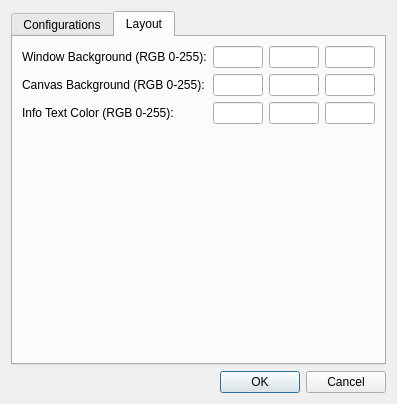
<?xml version="1.0" encoding="UTF-8"?>
<ui version="4.0">
 <class>SettingsDialogClass</class>
 <widget class="QDialog" name="SettingsDialogClass">
  <property name="geometry">
   <rect>
    <x>0</x>
    <y>0</y>
    <width>381</width>
    <height>400</height>
   </rect>
  </property>
  <property name="windowTitle">
   <string>Settings Dialog</string>
  </property>
  <layout class="QVBoxLayout" name="_15">
   <property name="sizeConstraint">
    <enum>QLayout::SetFixedSize</enum>
   </property>
   <item>
    <widget class="QTabWidget" name="tabWidget">
     <property name="currentIndex">
      <number>1</number>
     </property>
     <widget class="QWidget" name="widget">
      <attribute name="title">
       <string>Configurations</string>
      </attribute>
      <layout class="QVBoxLayout" name="_3">
       <item>
        <layout class="QHBoxLayout" name="_4">
         <item>
          <layout class="QVBoxLayout" name="_5">
           <item>
            <widget class="QLabel" name="label">
             <property name="text">
              <string>Resolution:</string>
             </property>
            </widget>
           </item>
          </layout>
         </item>
         <item>
          <layout class="QVBoxLayout" name="_6">
           <item>
            <layout class="QHBoxLayout" name="_7">
             <item>
              <widget class="QLineEdit" name="lineEditWidth">
               <property name="maximumSize">
                <size>
                 <width>50</width>
                 <height>16777215</height>
                </size>
               </property>
              </widget>
             </item>
             <item>
              <widget class="QLabel" name="label_3">
               <property name="text">
                <string>x</string>
               </property>
              </widget>
             </item>
             <item>
              <widget class="QLineEdit" name="lineEditHeight">
               <property name="maximumSize">
                <size>
                 <width>50</width>
                 <height>16777215</height>
                </size>
               </property>
              </widget>
             </item>
             <item>
              <widget class="QLabel" name="label_2">
               <property name="text">
                <string>px</string>
               </property>
              </widget>
             </item>
             <item>
              <spacer name="spacer_5">
               <property name="orientation">
                <enum>Qt::Horizontal</enum>
               </property>
               <property name="sizeHint" stdset="0">
                <size>
                 <width>100</width>
                 <height>0</height>
                </size>
               </property>
              </spacer>
             </item>
            </layout>
           </item>
          </layout>
         </item>
        </layout>
       </item>
       <item>
        <layout class="QHBoxLayout" name="_2">
         <item>
          <layout class="QVBoxLayout" name="_10">
           <item>
            <widget class="QLabel" name="label_4">
             <property name="text">
              <string>Orientation:</string>
             </property>
            </widget>
           </item>
          </layout>
         </item>
         <item>
          <layout class="QVBoxLayout" name="_9">
           <item>
            <layout class="QHBoxLayout" name="_8">
             <item>
              <widget class="QComboBox" name="comboBoxOrientation"/>
             </item>
             <item>
              <spacer name="spacer">
               <property name="orientation">
                <enum>Qt::Horizontal</enum>
               </property>
               <property name="sizeHint" stdset="0">
                <size>
                 <width>100</width>
                 <height>0</height>
                </size>
               </property>
              </spacer>
             </item>
            </layout>
           </item>
          </layout>
         </item>
        </layout>
       </item>
       <item>
        <layout class="QHBoxLayout" name="_11">
         <item>
          <layout class="QVBoxLayout" name="_12">
           <item>
            <widget class="QLabel" name="label_5">
             <property name="text">
              <string>FPS:</string>
             </property>
            </widget>
           </item>
          </layout>
         </item>
         <item>
          <layout class="QVBoxLayout" name="_13">
           <item>
            <layout class="QHBoxLayout" name="_19">
             <item>
              <widget class="QComboBox" name="comboBoxFps"/>
             </item>
             <item>
              <spacer name="spacer_4">
               <property name="orientation">
                <enum>Qt::Horizontal</enum>
               </property>
               <property name="sizeHint" stdset="0">
                <size>
                 <width>100</width>
                 <height>0</height>
                </size>
               </property>
              </spacer>
             </item>
            </layout>
           </item>
          </layout>
         </item>
        </layout>
       </item>
       <item>
        <layout class="QHBoxLayout" name="_16">
         <item>
          <layout class="QVBoxLayout" name="_17">
           <item>
            <widget class="QLabel" name="label_6">
             <property name="text">
              <string>Scale:</string>
             </property>
            </widget>
           </item>
          </layout>
         </item>
         <item>
          <layout class="QVBoxLayout" name="_18">
           <item>
            <layout class="QHBoxLayout" name="_14">
             <item>
              <widget class="QLineEdit" name="lineEditScale">
               <property name="maximumSize">
                <size>
                 <width>50</width>
                 <height>16777215</height>
                </size>
               </property>
              </widget>
             </item>
             <item>
              <widget class="QLabel" name="label_7">
               <property name="text">
                <string>%</string>
               </property>
              </widget>
             </item>
             <item>
              <spacer name="spacer_2">
               <property name="orientation">
                <enum>Qt::Horizontal</enum>
               </property>
               <property name="sizeHint" stdset="0">
                <size>
                 <width>100</width>
                 <height>0</height>
                </size>
               </property>
              </spacer>
             </item>
            </layout>
           </item>
          </layout>
         </item>
        </layout>
       </item>
       <item>
        <spacer name="spacer_3">
         <property name="orientation">
          <enum>Qt::Vertical</enum>
         </property>
         <property name="sizeHint" stdset="0">
          <size>
           <width>0</width>
           <height>200</height>
          </size>
         </property>
        </spacer>
       </item>
      </layout>
     </widget>
     <widget class="QWidget" name="widget_2">
      <attribute name="title">
       <string>Layout</string>
      </attribute>
      <layout class="QVBoxLayout" name="_31">
       <item>
        <layout class="QHBoxLayout" name="_20">
         <item>
          <layout class="QVBoxLayout" name="_21">
           <item>
            <widget class="QLabel" name="label_8">
             <property name="text">
              <string>Window Background (RGB 0-255):</string>
             </property>
            </widget>
           </item>
          </layout>
         </item>
         <item>
          <layout class="QVBoxLayout" name="_22">
           <item>
            <layout class="QHBoxLayout" name="_23">
             <item>
              <widget class="QLineEdit" name="lineEditWindowRed">
               <property name="maximumSize">
                <size>
                 <width>50</width>
                 <height>16777215</height>
                </size>
               </property>
              </widget>
             </item>
             <item>
              <widget class="QLineEdit" name="lineEditWindowGreen">
               <property name="maximumSize">
                <size>
                 <width>50</width>
                 <height>16777215</height>
                </size>
               </property>
              </widget>
             </item>
             <item>
              <widget class="QLineEdit" name="lineEditWindowBlue">
               <property name="maximumSize">
                <size>
                 <width>50</width>
                 <height>16777215</height>
                </size>
               </property>
              </widget>
             </item>
            </layout>
           </item>
          </layout>
         </item>
        </layout>
       </item>
       <item>
        <layout class="QHBoxLayout" name="_24">
         <item>
          <layout class="QVBoxLayout" name="_25">
           <item>
            <widget class="QLabel" name="label_9">
             <property name="text">
              <string>Canvas Background (RGB 0-255):</string>
             </property>
            </widget>
           </item>
          </layout>
         </item>
         <item>
          <layout class="QVBoxLayout" name="_26">
           <item>
            <layout class="QHBoxLayout" name="_27">
             <item>
              <widget class="QLineEdit" name="lineEditCanvasRed">
               <property name="maximumSize">
                <size>
                 <width>50</width>
                 <height>16777215</height>
                </size>
               </property>
              </widget>
             </item>
             <item>
              <widget class="QLineEdit" name="lineEditCanvasGreen">
               <property name="maximumSize">
                <size>
                 <width>50</width>
                 <height>16777215</height>
                </size>
               </property>
              </widget>
             </item>
             <item>
              <widget class="QLineEdit" name="lineEditCanvasBlue">
               <property name="maximumSize">
                <size>
                 <width>50</width>
                 <height>16777215</height>
                </size>
               </property>
              </widget>
             </item>
            </layout>
           </item>
          </layout>
         </item>
        </layout>
       </item>
       <item>
        <layout class="QHBoxLayout" name="_28">
         <item>
          <layout class="QVBoxLayout" name="_29">
           <item>
            <widget class="QLabel" name="label_10">
             <property name="text">
              <string>Info Text Color (RGB 0-255):</string>
             </property>
            </widget>
           </item>
          </layout>
         </item>
         <item>
          <layout class="QVBoxLayout" name="_30">
           <item>
            <layout class="QHBoxLayout" name="_32">
             <item>
              <widget class="QLineEdit" name="lineEditInfoRed">
               <property name="maximumSize">
                <size>
                 <width>50</width>
                 <height>16777215</height>
                </size>
               </property>
              </widget>
             </item>
             <item>
              <widget class="QLineEdit" name="lineEditInfoGreen">
               <property name="maximumSize">
                <size>
                 <width>50</width>
                 <height>16777215</height>
                </size>
               </property>
              </widget>
             </item>
             <item>
              <widget class="QLineEdit" name="lineEditInfoBlue">
               <property name="maximumSize">
                <size>
                 <width>50</width>
                 <height>16777215</height>
                </size>
               </property>
              </widget>
             </item>
            </layout>
           </item>
          </layout>
         </item>
        </layout>
       </item>
       <item>
        <spacer name="spacer_6">
         <property name="orientation">
          <enum>Qt::Vertical</enum>
         </property>
         <property name="sizeHint" stdset="0">
          <size>
           <width>0</width>
           <height>200</height>
          </size>
         </property>
        </spacer>
       </item>
      </layout>
     </widget>
    </widget>
   </item>
   <item>
    <widget class="QDialogButtonBox" name="dialogButtonBox">
     <property name="standardButtons">
      <set>QDialogButtonBox::Cancel|QDialogButtonBox::Ok</set>
     </property>
    </widget>
   </item>
  </layout>
 </widget>
 <resources/>
 <connections/>
</ui>
